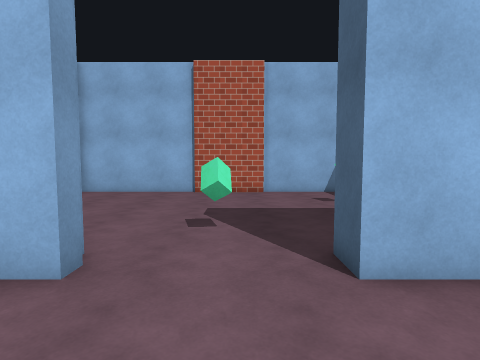
[1] (above)

12 first-person views from a walk through a 3-D level made in the Unity game engine. The camera is 1.5 m above the floor, tilts 4° down and sees 80° across. Doors are open. The floor is counted in squares, 1 m on a side. Each view is taken from the middle of a square. On the plan, view 1 faces up. The plan holds only what a view shows up to about 14 squares ahead; the rest is blank. The place goes on beyond the plan.

[2]
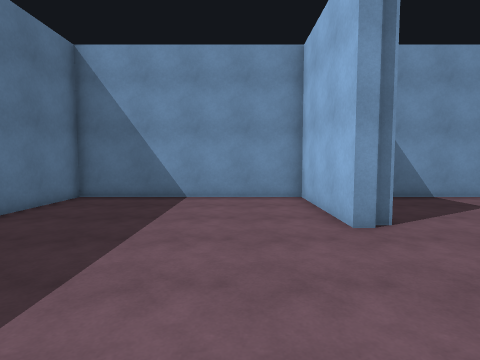

[3]
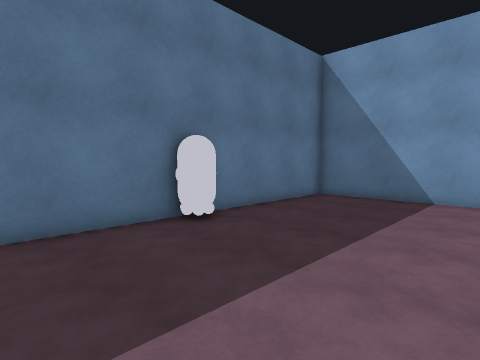

[4]
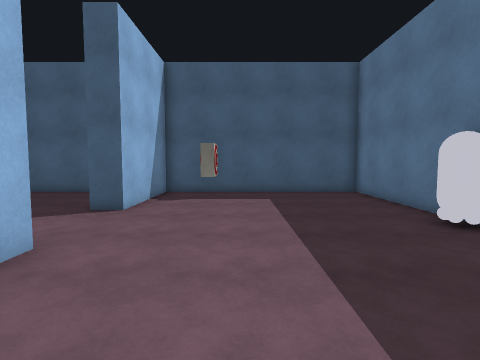

[5]
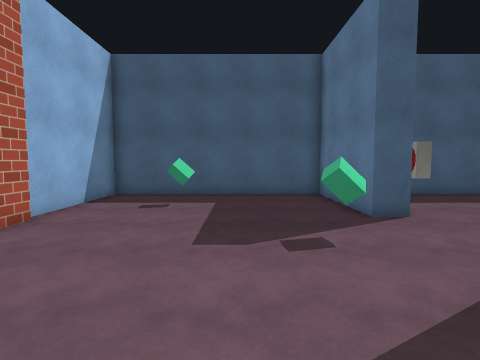

[6]
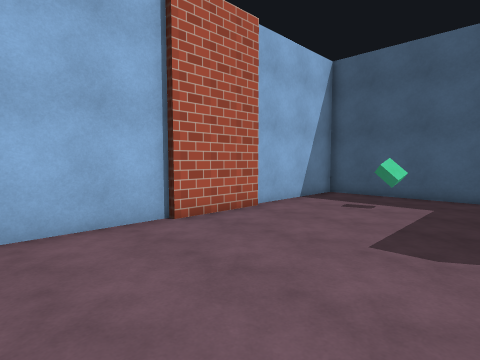

[7]
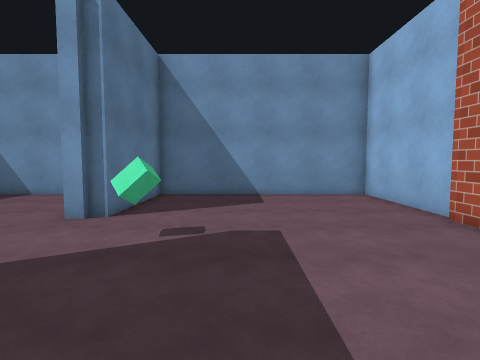

[8]
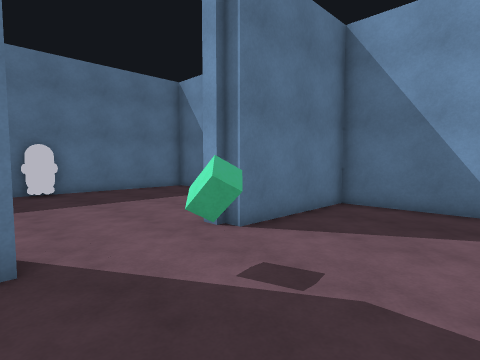

[9]
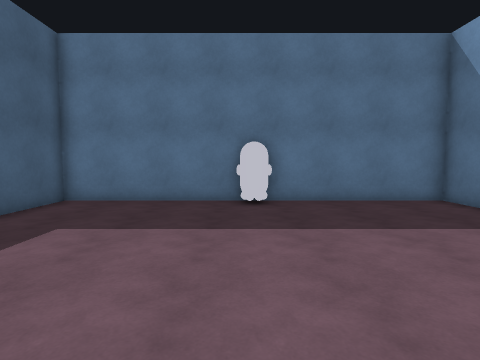

[10]
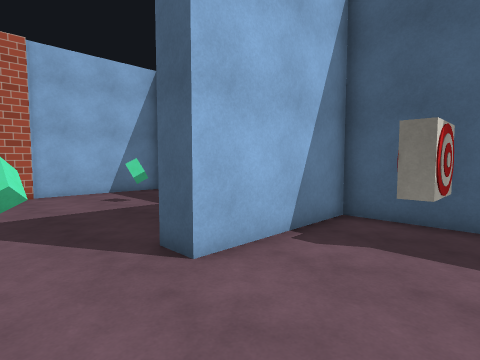

[11]
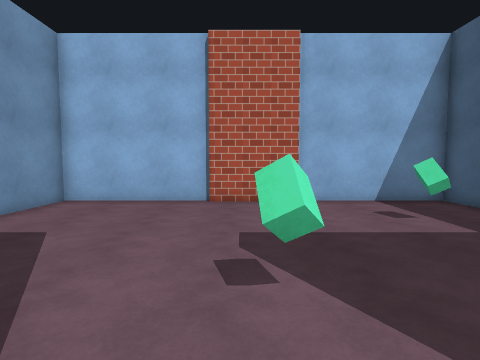

[12]
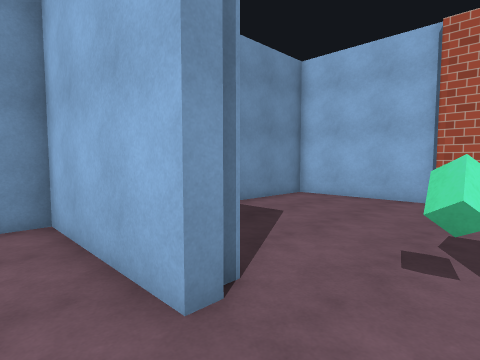

### Floor plan
Ten units are one square. View 1 is at (0, 0); x grows to the right and y downward. Boxes are objects, and circles mark ways between rooms. Rooms are numbered by the first view taken in them; rooms with no view inside come last. Other rooms are left out.
<svg viewBox="-80 -140 150 200">
<path fill="none" stroke="#000" d="M-22 -35 -75 -35 -75 55 65 55 65 -35 15 -35M-20 -135 -75 -135 -75 -45 -25 -45M11 -132 -21 -132M15 -45 65 -45 65 -135 11 -135"/>
<rect x="-15" y="45" width="20" height="10" fill="#bbb"><title>other object</title></rect>
<rect x="45" y="-25" width="20" height="20" fill="#bbb"><title>other object</title></rect>
<rect x="-15" y="-65" width="20" height="10" fill="#bbb"><title>other object</title></rect>
<rect x="25" y="-105" width="20" height="10" fill="#bbb"><title>other object</title></rect>
<circle cx="-5" cy="-40" r="3" fill="#2a7"/>
<text x="-10" y="10">1</text>
<text x="-10" y="-90">2</text>
</svg>
Room 1 opens to room 2.

Where each view was taken, in squares from view 1:
view 1: 0 up, 0 right, facing up
view 2: 1 up, 4 right, facing left
view 3: 1 up, 4 right, facing down-left
view 4: 0 up, 7 left, facing right
view 5: 8 up, 6 left, facing right
view 6: 7 up, 6 left, facing up-right
view 7: 8 up, 5 right, facing left
view 8: 9 up, 2 right, facing down-left
view 9: 5 up, 0 right, facing down
view 10: 0 up, 1 left, facing up-right
view 11: 3 up, 1 left, facing up
view 12: 2 up, 0 right, facing up-left
